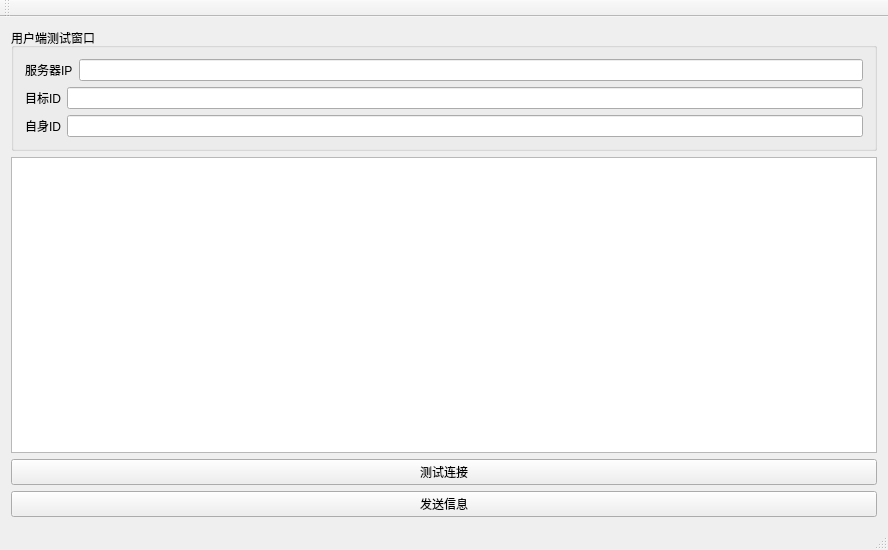
<?xml version="1.0" encoding="UTF-8"?>
<ui version="4.0">
 <class>MainWindow</class>
 <widget class="QMainWindow" name="MainWindow">
  <property name="geometry">
   <rect>
    <x>0</x>
    <y>0</y>
    <width>888</width>
    <height>550</height>
   </rect>
  </property>
  <property name="windowTitle">
   <string>MainWindow</string>
  </property>
  <widget class="QWidget" name="centralWidget">
   <layout class="QHBoxLayout" name="horizontalLayout_4">
    <item>
     <layout class="QVBoxLayout" name="verticalLayout_2">
      <item>
       <widget class="QGroupBox" name="groupBox">
        <property name="title">
         <string>用户端测试窗口</string>
        </property>
        <layout class="QVBoxLayout" name="verticalLayout">
         <item>
          <layout class="QHBoxLayout" name="horizontalLayout">
           <item>
            <widget class="QLabel" name="label_IP">
             <property name="text">
              <string>服务器IP</string>
             </property>
            </widget>
           </item>
           <item>
            <widget class="QLineEdit" name="lineEdit_IP"/>
           </item>
          </layout>
         </item>
         <item>
          <layout class="QHBoxLayout" name="horizontalLayout_2">
           <item>
            <widget class="QLabel" name="label_TargetIP">
             <property name="text">
              <string>目标ID</string>
             </property>
            </widget>
           </item>
           <item>
            <widget class="QLineEdit" name="lineEdit_TargetIP"/>
           </item>
          </layout>
         </item>
         <item>
          <layout class="QHBoxLayout" name="horizontalLayout_3">
           <item>
            <widget class="QLabel" name="label_SelfID">
             <property name="text">
              <string>自身ID</string>
             </property>
            </widget>
           </item>
           <item>
            <widget class="QLineEdit" name="lineEdit_SelfID"/>
           </item>
          </layout>
         </item>
        </layout>
       </widget>
      </item>
      <item>
       <widget class="QTextEdit" name="textEdit_Message"/>
      </item>
      <item>
       <widget class="QPushButton" name="pushButton_test">
        <property name="text">
         <string>测试连接</string>
        </property>
       </widget>
      </item>
      <item>
       <widget class="QPushButton" name="pushButton_Send">
        <property name="text">
         <string>发送信息</string>
        </property>
       </widget>
      </item>
     </layout>
    </item>
   </layout>
  </widget>
  <widget class="QMenuBar" name="menuBar">
   <property name="geometry">
    <rect>
     <x>0</x>
     <y>0</y>
     <width>888</width>
     <height>28</height>
    </rect>
   </property>
  </widget>
  <widget class="QToolBar" name="mainToolBar">
   <attribute name="toolBarArea">
    <enum>TopToolBarArea</enum>
   </attribute>
   <attribute name="toolBarBreak">
    <bool>false</bool>
   </attribute>
  </widget>
  <widget class="QStatusBar" name="statusBar"/>
 </widget>
 <layoutdefault spacing="6" margin="11"/>
 <resources/>
 <connections/>
</ui>
